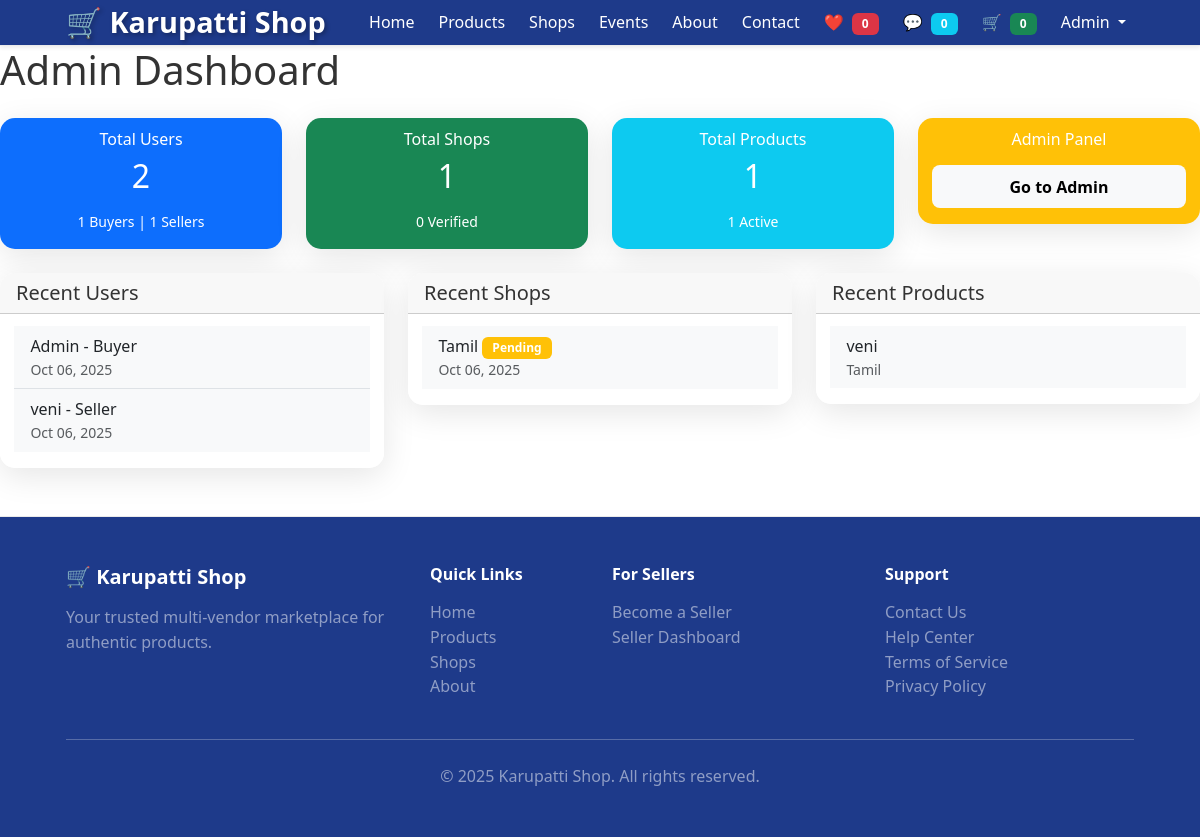
Page /dashboard/admin/ (signed in) on the committed database.
### accounts/models.py (models this page shows, shortened)
class CustomUser(AbstractUser):
    ROLE_CHOICES = (
        ('buyer', 'Buyer'),
        ('seller', 'Seller'),
        ('admin', 'Admin'),
    )
    role = models.CharField(max_length=10, choices=ROLE_CHOICES, default='buyer')
    phone = models.CharField(max_length=20, blank=True, null=True)
    avatar = models.ImageField(upload_to='avatars/', blank=True, null=True)
    is_verified = models.BooleanField(default=False)
    created_at = models.DateTimeField(auto_now_add=True)
    updated_at = models.DateTimeField(auto_now=True)
    class Meta:
        verbose_name = _('User')
        verbose_name_plural = _('Users')
    @property
    def is_admin_user(self):
        return self.role == 'admin' or self.is_superuser

### shops/models.py (models this page shows, shortened)
class Shop(models.Model):
    owner = models.OneToOneField(CustomUser, on_delete=models.CASCADE, related_name='shop')
    name = models.CharField(max_length=200)
    slug = models.SlugField(max_length=200, unique=True)
    description = models.TextField(blank=True, null=True)
    logo = models.ImageField(upload_to='shops/logos/', blank=True, null=True)
    banner = models.ImageField(upload_to='shops/banners/', blank=True, null=True)
    email = models.EmailField()
    phone = models.CharField(max_length=20)
    address = models.TextField()
    is_active = models.BooleanField(default=True)
    is_verified = models.BooleanField(default=False)
    created_at = models.DateTimeField(auto_now_add=True)
    updated_at = models.DateTimeField(auto_now=True)
    class Meta:
        ordering = ['-created_at']

### store/models.py (models this page shows, shortened)
class Product(models.Model):
    shop = models.ForeignKey(Shop, on_delete=models.CASCADE, related_name='products')
    category = models.ForeignKey(Category, on_delete=models.SET_NULL, null=True, blank=True, related_name='products')
    name = models.CharField(max_length=200)
    slug = models.SlugField(max_length=200, unique=True)
    description = models.TextField(blank=True, null=True)
    price = models.DecimalField(max_digits=10, decimal_places=2)
    stock = models.PositiveIntegerField(default=0)
    image = models.ImageField(upload_to='products/', blank=True, null=True)
    is_active = models.BooleanField(default=True)
    is_featured = models.BooleanField(default=False)
    created_at = models.DateTimeField(auto_now_add=True)
    updated_at = models.DateTimeField(auto_now=True)
    class Meta:
        ordering = ['-created_at']

### dashboard/views.py (the view)
# urls.py: path('admin/', views.admin_dashboard_view, name='admin_dashboard'),
@login_required
@admin_required
def admin_dashboard_view(request):
    from accounts.models import CustomUser
    from shops.models import Shop
    from store.models import Product
    from payments.models import Payment
    total_users = CustomUser.objects.count()
    total_buyers = CustomUser.objects.filter(role='buyer').count()
    total_sellers = CustomUser.objects.filter(role='seller').count()
    total_shops = Shop.objects.count()
    verified_shops = Shop.objects.filter(is_verified=True).count()
    total_products = Product.objects.count()
    active_products = Product.objects.filter(is_active=True).count()
    recent_users = CustomUser.objects.order_by('-date_joined')[:10]
    recent_shops = Shop.objects.order_by('-created_at')[:10]
    recent_products = Product.objects.order_by('-created_at')[:10]
    context = {
        'total_users': total_users,
        'total_buyers': total_buyers,
        'total_sellers': total_sellers,
        'total_shops': total_shops,
        'verified_shops': verified_shops,
        'total_products': total_products,
        'active_products': active_products,
        'recent_users': recent_users,
        'recent_shops': recent_shops,
        'recent_products': recent_products,
    }
    return render(request, 'dashboard/admin_dashboard.html', context)

### wishlist/context_processors.py (called while the page is built)
def wishlist_count(request):
    if request.user.is_authenticated:
        try:
            wishlist = Wishlist.objects.get(user=request.user)
            return {'wishlist_count': wishlist.item_count}
        except Wishlist.DoesNotExist:
            return {'wishlist_count': 0}
    return {'wishlist_count': 0}

### templates/dashboard/admin_dashboard.html (shortened to what this page needs)
{% extends 'base.html' %}
{% block content %}
<h1 class="mb-4">Admin Dashboard</h1>
<div class="row mb-4">
    <div class="col-md-3">
        <div class="card text-center bg-primary text-white">
            <div class="card-body">
                <h5 class="card-title">Total Users</h5>
                <h2>{{ total_users }}</h2>
                <small>{{ total_buyers }} Buyers | {{ total_sellers }} Sellers</small>
            </div>
        </div>
    </div>
    <div class="col-md-3">
        <div class="card text-center bg-success text-white">
            <div class="card-body">
                <h5 class="card-title">Total Shops</h5>
                <h2>{{ total_shops }}</h2>
                <small>{{ verified_shops }} Verified</small>
            </div>
        </div>
    </div>
    <div class="col-md-3">
        <div class="card text-center bg-info text-white">
            <div class="card-body">
                <h5 class="card-title">Total Products</h5>
                <h2>{{ total_products }}</h2>
                <small>{{ active_products }} Active</small>
            </div>
        </div>
    </div>
    <div class="col-md-3">
        <div class="card text-center bg-warning text-white">
            <div class="card-body">
                <h5 class="card-title">Admin Panel</h5>
                <a href="/admin/" class="btn btn-light mt-2">Go to Admin</a>
            </div>
        </div>
    </div>
</div>
<div class="row">
    <div class="col-md-4">
        <div class="card">
            <div class="card-header">
                <h5 class="mb-0">Recent Users</h5>
            </div>
            <div class="card-body">
                <ul class="list-group list-group-flush">
                    {% for user in recent_users %}
                    <li class="list-group-item">
                        {{ user.username }} - {{ user.get_role_display }}
                        <small class="text-muted d-block">{{ user.date_joined|date:"M d, Y" }}</small>
                    </li>
                    {% endfor %}
                </ul>
            </div>
        </div>
    </div>
    <div class="col-md-4">
        <div class="card">
            <div class="card-header">
                <h5 class="mb-0">Recent Shops</h5>
            </div>
            <div class="card-body">
                <ul class="list-group list-group-flush">
                    {% for shop in recent_shops %}
                    <li class="list-group-item">
                        {{ shop.name }}
                        {% if shop.is_verified %}
                            <span class="badge bg-success">Verified</span>
                        {% else %}
                            <span class="badge bg-warning">Pending</span>
                        {% endif %}
                        <small class="text-muted d-block">{{ shop.created_at|date:"M d, Y" }}</small>
                    </li>
                    {% endfor %}
                </ul>
            </div>
        </div>
    </div>
    <div class="col-md-4">
        <div class="card">
            <div class="card-header">
                <h5 class="mb-0">Recent Products</h5>
            </div>
            <div class="card-body">
                <ul class="list-group list-group-flush">
                    {% for product in recent_products %}
                    <li class="list-group-item">
                        {{ product.name }}
                        <small class="text-muted d-block">{{ product.shop.name }}</small>
                    </li>
                    {% endfor %}
                </ul>
            </div>
        </div>
    </div>
</div>
{% endblock %}

### templates/base.html (shortened to what this page needs)
<!doctype html>
<html lang="en">
  <head>
    <link href="https://cdn.jsdelivr.net/npm/bootstrap@5.3.0/dist/css/bootstrap.min.css" rel="stylesheet">
    {% load static %}
    <link href="{% static 'css/bootstrap_overrides.css' %}" rel="stylesheet">
    <link href="{% static 'css/styles.css' %}" rel="stylesheet">
  </head>
  <body>
    <header class="site-header text-white shadow-sm">
      <nav class="navbar navbar-expand-lg navbar-dark container">
        <div class="container-fluid px-0">
          <a class="navbar-brand text-white h4 mb-0 fw-bold" href="{% url 'store:home' %}">🛒 Karupatti Shop</a>
          <div class="collapse navbar-collapse" id="mainNav">
            <ul class="navbar-nav ms-auto align-items-lg-center gap-lg-2">
              <li class="nav-item"><a class="nav-link" href="{% url 'store:home' %}">Home</a></li>
              <li class="nav-item"><a class="nav-link" href="{% url 'store:product_list' %}">Products</a></li>
              <li class="nav-item"><a class="nav-link" href="{% url 'shops:shop_list' %}">Shops</a></li>
              <li class="nav-item"><a class="nav-link" href="{% url 'promotions:event_list' %}">Events</a></li>
              <li class="nav-item"><a class="nav-link" href="{% url 'store:about' %}">About</a></li>
              <li class="nav-item"><a class="nav-link" href="{% url 'store:contact' %}">Contact</a></li>
              {% if user.is_authenticated %}
                <li class="nav-item">
                  <a class="nav-link position-relative" href="{% url 'wishlist:wishlist' %}">
                    ❤️ <span class="badge bg-danger ms-1">{{ wishlist_count|default:0 }}</span>
                  </a>
                </li>
                <li class="nav-item">
                  <a class="nav-link position-relative" href="{% url 'chat:conversation_list' %}">
                    💬 <span class="badge bg-info ms-1">{{ unread_messages_count|default:0 }}</span>
                  </a>
                </li>
                <li class="nav-item">
                  <a class="nav-link position-relative" href="{% url 'store:cart' %}">
                    🛒 <span class="badge bg-success ms-1">{{ cart_count|default:0 }}</span>
                  </a>
                </li>
                <li class="nav-item dropdown">
                  <a class="nav-link dropdown-toggle" href="#" role="button" data-bs-toggle="dropdown" aria-expanded="false">
                    {{ user.username }}
                  </a>
                </li>
              {% else %}
                <li class="nav-item"><a class="nav-link" href="{% url 'accounts:login' %}">Login</a></li>
                <li class="nav-item">
                  <a class="nav-link btn btn-light text-primary px-3 ms-lg-2 w-100-sm" href="{% url 'accounts:register' %}">Register</a>
                </li>
              {% endif %}
            </ul>
          </div>
        </div>
      </nav>
    </header>
    <main id="main-content">
      {% block content %}{% endblock %}
    </main>
    <footer class="site-footer text-white py-5 mt-5">
      <div class="container">
        <div class="row">
          <div class="col-md-4 mb-4 mb-md-0">
            <h5 class="mb-3 fw-bold">🛒 Karupatti Shop</h5>
            <p class="text-white-50">Your trusted multi-vendor marketplace for authentic products.</p>
          </div>
          <div class="col-md-2 mb-4 mb-md-0">
            <h6 class="mb-3 fw-bold">Quick Links</h6>
            <ul class="list-unstyled">
              <li><a href="{% url 'store:home' %}" class="text-white-50 text-decoration-none">Home</a></li>
              <li><a href="{% url 'store:product_list' %}" class="text-white-50 text-decoration-none">Products</a></li>
              <li><a href="{% url 'shops:shop_list' %}" class="text-white-50 text-decoration-none">Shops</a></li>
              <li><a href="{% url 'store:about' %}" class="text-white-50 text-decoration-none">About</a></li>
            </ul>
          </div>
          <div class="col-md-3 mb-4 mb-md-0">
            <h6 class="mb-3 fw-bold">For Sellers</h6>
            <ul class="list-unstyled">
              <li><a href="{% url 'accounts:register' %}" class="text-white-50 text-decoration-none">Become a Seller</a></li>
              <li><a href="{% url 'sellers:dashboard' %}" class="text-white-50 text-decoration-none">Seller Dashboard</a></li>
            </ul>
          </div>
          <div class="col-md-3">
            <h6 class="mb-3 fw-bold">Support</h6>
            <ul class="list-unstyled">
              <li><a href="{% url 'store:contact' %}" class="text-white-50 text-decoration-none">Contact Us</a></li>
              <li><a href="#" class="text-white-50 text-decoration-none">Help Center</a></li>
              <li><a href="#" class="text-white-50 text-decoration-none">Terms of Service</a></li>
              <li><a href="#" class="text-white-50 text-decoration-none">Privacy Policy</a></li>
            </ul>
          </div>
        </div>
        <hr class="my-4 bg-white opacity-25">
        <div class="text-center">
          <p class="mb-0 text-white-50">&copy; <span id="year"></span> Karupatti Shop. All rights reserved.</p>
        </div>
      </div>
    </footer>
  </body>
</html>

### static/css/styles.css (style rules this page uses)
:root { --color-primary: #6b4f2a; --color-bg: #f8f5f1; --color-text: #111111; --color-muted: #666666; --color-accent: #c68642; --radius: 0.5rem; }
* { box-sizing: border-box; }
html, body { padding: 0; margin: 0; background: var(--color-bg); color: var(--color-text); font-family: ui-sans-serif, system-ui, -apple-system, Segoe UI, Roboto, Arial, "Apple Color Emoji", "Segoe UI Emoji"; line-height: 1.55; }
.container { max-width: 1100px; margin: 0 auto; padding: 0 1rem; }
.site-header { background: #fff; border-bottom: 1px solid #eaeaea; position: sticky; top: 0; z-index: 10; }
.card { background: #fff; border: 1px solid #eaeaea; border-radius: var(--radius); overflow: hidden; display: flex; flex-direction: column; }
.card-body { padding: .75rem .9rem 1rem; display: flex; flex-direction: column; gap: .5rem; }
.card-title { margin: 0; font-size: 1rem; }
.btn { display: inline-flex; align-items: center; justify-content: center; padding: .55rem .9rem; border-radius: var(--radius); border: 1px solid transparent; cursor: pointer; text-decoration: none; font-weight: 600; }
.site-footer { border-top: 1px solid #eaeaea; background: #fff; margin-top: 2rem; }

### templates/base.html (style rules this page uses)
:root { --primary-gradient: linear-gradient(135deg, #667eea 0%, #764ba2 100%); --secondary-gradient: linear-gradient(135deg, #f093fb 0%, #f5576c 100%); --dark-blue: #1e3a8a; --success-gradient: linear-gradient(135deg, #11998e 0%, #38ef7d 100%); }
* { transition: all 0.3s cubic-bezier(0.4, 0, 0.2, 1); }
body { background: white; min-height: 100vh; color: #333; animation: fadeIn 0.5s ease-in; }
.site-header { background: var(--dark-blue) !important; box-shadow: 0 4px 20px rgba(30, 58, 138, 0.3); animation: slideDown 0.5s ease-out; }
.navbar-brand { font-size: 1.8rem; font-weight: 800; text-shadow: 2px 2px 4px rgba(0,0,0,0.3); color: white !important; }
.nav-link { font-weight: 500; color: white !important; position: relative; overflow: hidden; }
.nav-link::before { content: ''; position: absolute; bottom: 0; left: 0; width: 0; height: 2px; background: white; transition: width 0.3s ease; }
.card { background: rgba(255, 255, 255, 0.95); border: none; border-radius: 15px; box-shadow: 0 8px 32px rgba(0,0,0,0.1); color: #333; animation: scaleIn 0.5s ease-out; overflow: hidden; }
.site-footer { background: var(--dark-blue) !important; color: white; animation: slideUp 0.5s ease-out; }
.site-footer a { transition: all 0.3s ease; }
.badge { font-weight: 600; padding: 5px 10px; animation: scaleIn 0.3s ease-out; }
#main-content { min-height: calc(100vh - 400px); animation: fadeIn 0.6s ease-in; }

### rows in the picture
CustomUser: username "Admin", role "Buyer", date_joined "Oct 06, 2025"
CustomUser: username "veni", role "Seller", date_joined "Oct 06, 2025"
Shop: name "Tamil", is_verified "Pending", created_at "Oct 06, 2025"
Product: name "veni", shop.name "Tamil"

### other values in the picture
{{ wishlist_count|default:0 }} "0"
{{ unread_messages_count|default:0 }} "0"
{{ cart_count|default:0 }} "0"
{{ total_users }} "2"
{{ total_buyers }} "1"
{{ total_sellers }} "1"
{{ total_shops }} "1"
{{ verified_shops }} "0"
{{ total_products }} "1"
{{ active_products }} "1"
